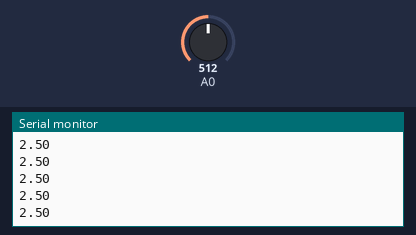
Recording of a sketch running on a simulated Arduino Uno, built with avr-gcc and run on an emulated ATmega328P. Shown: the last lines printed to the serial monitor. Inputs (shaded band) come from the test bench; at power-on: A0 = 512.

Above: at 1.2 s.
1.3 s: A0 set to 716
At 1.31 s:
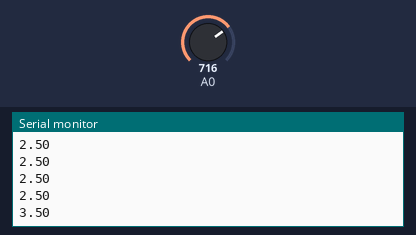
2.8 s: A0 set to 900
At 2.82 s:
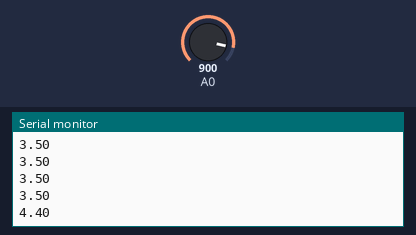
Timing chart, 0 to 5.8 s (numbered marks = the images above; inputs shaded):
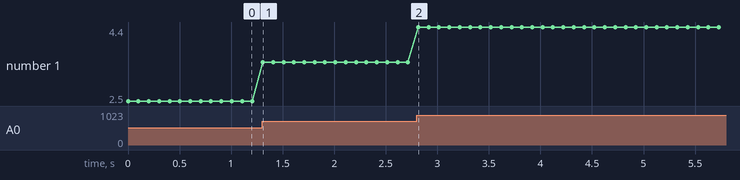

The sketch:

affichage-Vout.ino
```cpp
// affichage de la tension Vout du capteur de pression

void setup(){
Serial.begin(9600) ;//initialisation de ligne série
}

void loop(){
int ana = analogRead(A0) ;//variable entière ana contient le résultat du CAN de A0
float tension = ana*5.0/1023.0 ;//variable décimale contient la valeur Vout

Serial.println(tension); // affichage de la valeur de la tension Vout avec un retour ligne

delay(100) ;// délais de 100 ms pour refaire un nouveau cycle
}
```

Measured:
- after the input at 1.3 s, the serial monitor: prints a new line at once (image 1)
- after the input at 2.8 s, the serial monitor: prints a new line at once (image 2)
- plotted number 1: 2.5 → 3.5 after the input at 1.3 s, 3.5 → 4.4 after the input at 2.8 s
